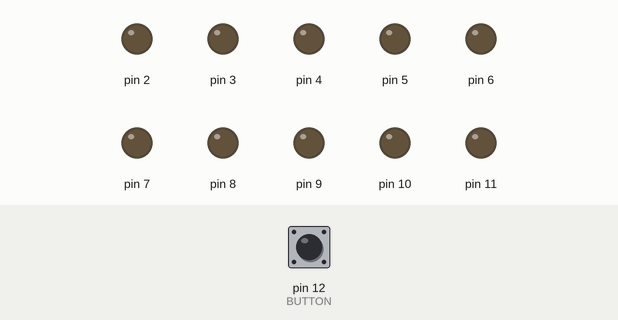
Bench run of a sketch on a simulated Arduino Uno, built with avr-gcc and run on an emulated ATmega328P. On the bench: output pins drawn as LEDs (lit = HIGH). Dashed ring = blinking. The test bench sets the inputs (shaded band); at power-on: pin 12 (BUTTON) HIGH. Random numbers use the default seed unless the sketch sets one.

Above: at 1.2 s.
1.3 s: pin 12 (BUTTON) pulled LOW for 0.15 s
At 3.15 s:
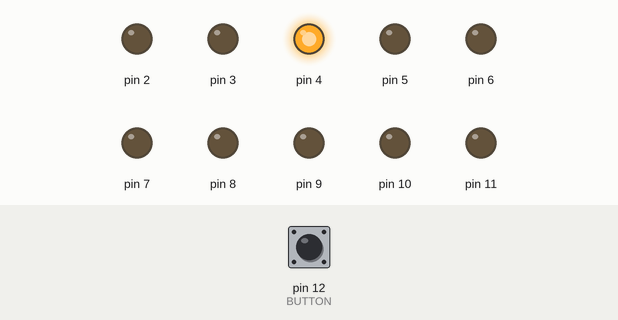
At 5.29 s:
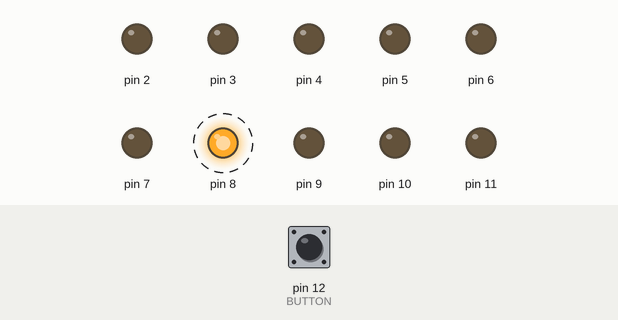
7.3 s: pin 12 (BUTTON) pulled LOW for 3.2 s
At 17.5 s:
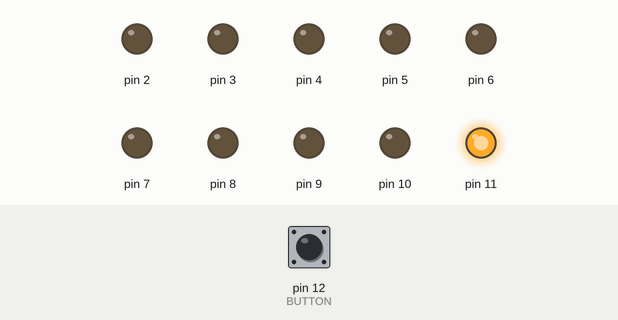
Timing chart, 0 to 19.0 s (numbered marks = the images above; inputs shaded):
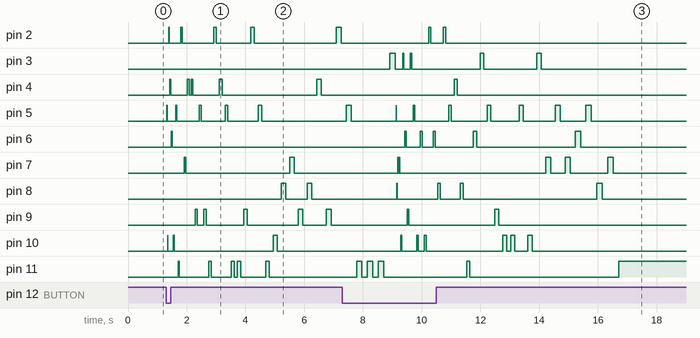

Measured:
- after the input at 1.3 s, pin 6: LOW → HIGH after 0.18 s, → LOW 0.03 s later; pin 7: LOW → HIGH after 0.61 s, → LOW 0.06 s later, → HIGH 3.5 s later, → LOW 0.15 s later; pin 8: alternates HIGH for 0.15 s and LOW for 0.75 s, starting after 3.9 s; pin 10: goes HIGH 0.02 s, LOW 0.19 s, HIGH 0.04 s, LOW 3.4 s, HIGH 0.14 s, then LOW, starting after 0.05 s
- after the input at 7.3 s, pin 2: alternates HIGH for 0.08 s and LOW for 0.42 s, 4 changes in all, then stays LOW, starting after 2.9 s; pin 4: LOW → HIGH after 3.8 s, → LOW 0.10 s later; pin 9: LOW → HIGH after 2.2 s, → LOW 0.05 s later, → HIGH 2.9 s later, → LOW 0.13 s later

The sketch:

Random_LED_Game.ino
```cpp
//********************************************/
//  Random LED Game in children day           /
//  code by Apirak Sang-ngenchai              /
//  08/01/2014  22:50                         /
//  Vcc LED connect to 2 - 10 pin arrduino    /
//  GND LED connect to GND arduino pin        /
//  Switch connect pin 12 arduino             /
//********************************************/

#define BUTTON  12

int buttonstate = 0;
int delayrandom =  0;

void setup()
{
  for(int i = 2; i <= 11; i++)
  {
    pinMode(i, OUTPUT);
  }
  pinMode(BUTTON,  INPUT_PULLUP);
}

void loop()
{
out:
  buttonstate = digitalRead(BUTTON);
  while(buttonstate == 0)
  {
    randomled(delayrandom);
    delayrandom = delayrandom + 5;

    if(delayrandom >= 200)
    {
      buttonstate = 1;
      delayrandom = 0;
      goto out;
    }
  }
}

void randomled(int delaytime)
{
  for(int i=2; i<=11; i++)  digitalWrite(i, LOW);
  delay(delaytime);
  digitalWrite(random(2,12), HIGH);
  delay(delaytime);
}
```
